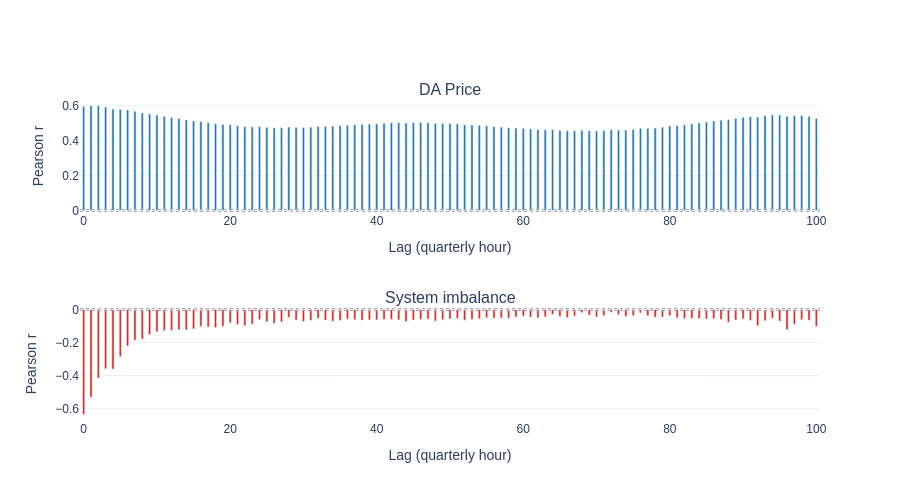

Write notebook code for a chart like this one.
### Code cell
# 2.6 — Lagged cross-correlation: pos_ip vs covariates (lags 0–32 × 15 min = 8 h)
_TITLE_IMB_CCF = "IMB Price — Cross-Correlation with Covariates (lag = ×15 min)"

MAX_LAG_I  = 100
COVARS_IMB = ["da_price", "si",]
COLORS_IMB = [C_BLUE,  C_RED]#C_ORANGE, C_GREEN,
SIG_IMB    = 1.96 / np.sqrt(len(imb))

lags_i = list(range(MAX_LAG_I + 1))
fig    = make_subplots(
    rows=2, cols=1,
    subplot_titles=[LABELS_IMB.get(c, c) for c in COVARS_IMB],
    vertical_spacing=0.3, horizontal_spacing=0.1,
)
for idx, (cov, color) in enumerate(zip(COVARS_IMB, COLORS_IMB)):
    row = idx + 1          # row 1 for da_price, row 2 for si
    ccf = [imb["pos_ip"].corr(imb[cov].shift(lag)) for lag in lags_i]
    
    fig.add_trace(go.Bar(
        x=lags_i, y=ccf, marker_color=color, name=LABELS_IMB.get(cov, cov),
    ), row=row, col=1)      # ← explicit row/col here
    
    for sign in [SIG_IMB, -SIG_IMB]:
        fig.add_hline(y=sign, line=dict(color="#aaa", dash="dot", width=1),
                      row=row, col=1)
fig.update_layout(
    template=TEMPLATE, font_family=FONT, showlegend=False,
    height=500,
)
fig['data'][0].width = 0.3
fig['data'][1].width = 0.3

fig.update_xaxes(title_text="Lag (quarterly hour)")
fig.update_yaxes(title_text="Pearson r")
save(fig, "imb_ccf_covariates.png", title=_TITLE_IMB_CCF, h=520)
fig.show()

### Figure 1 — Plotly figure (JSON) as saved in the notebook; plotly's stock layout.template omitted (floating-point values rounded to 4 significant figures)
{"data": [{"marker": {"color": "#1f77b4"}, "name": "DA Price", "type": "bar", "width": 0.3, "x": [0, 1, 2, 3, 4, 5, 6, 7, 8, 9, 10, 11, 12, 13, 14, 15, 16, 17, 18, 19, 20, 21, 22, 23, 24, 25, 26, 27, 28, 29, 30, 31, 32, 33, 34, 35, 36, 37, 38, 39, 40, 41, 42, 43, 44, 45, 46, 47, 48, 49, 50, 51, 52, 53, 54, 55, 56, 57, 58, 59, 60, 61, 62, 63, 64, 65, 66, 67, 68, 69, 70, 71, 72, 73, 74, 75, 76, 77, 78, 79, 80, 81, 82, 83, 84, 85, 86, 87, 88, 89, 90, 91, 92, 93, 94, 95, 96, 97, 98, 99, 100], "xaxis": "x", "y": [0.595, 0.5988, 0.5983, 0.5912, 0.5792, 0.5776, 0.5741, 0.5669, 0.5565, 0.5511, 0.5448, 0.5382, 0.5318, 0.5246, 0.5172, 0.5119, 0.5083, 0.5013, 0.4947, 0.4908, 0.4897, 0.4836, 0.479, 0.4775, 0.4792, 0.4749, 0.4722, 0.473, 0.4767, 0.4745, 0.4741, 0.4758, 0.48, 0.4801, 0.4811, 0.4835, 0.4864, 0.4887, 0.4914, 0.4934, 0.4945, 0.4978, 0.5004, 0.5009, 0.4991, 0.5021, 0.503, 0.5013, 0.497, 0.4978, 0.4974, 0.4947, 0.4893, 0.488, 0.4862, 0.4831, 0.4791, 0.4762, 0.4731, 0.4705, 0.4689, 0.4655, 0.462, 0.4605, 0.4612, 0.458, 0.455, 0.455, 0.4581, 0.4552, 0.4536, 0.4558, 0.461, 0.459, 0.4592, 0.4629, 0.4692, 0.469, 0.4711, 0.4758, 0.4826, 0.4845, 0.4892, 0.4944, 0.4998, 0.5049, 0.511, 0.5156, 0.5184, 0.5265, 0.5327, 0.5353, 0.5338, 0.5416, 0.5461, 0.5447, 0.5379, 0.5422, 0.5425, 0.537, 0.5267], "yaxis": "y"}, {"marker": {"color": "#d62728"}, "name": "System imbalance", "type": "bar", "width": 0.3, "x": [0, 1, 2, 3, 4, 5, 6, 7, 8, 9, 10, 11, 12, 13, 14, 15, 16, 17, 18, 19, 20, 21, 22, 23, 24, 25, 26, 27, 28, 29, 30, 31, 32, 33, 34, 35, 36, 37, 38, 39, 40, 41, 42, 43, 44, 45, 46, 47, 48, 49, 50, 51, 52, 53, 54, 55, 56, 57, 58, 59, 60, 61, 62, 63, 64, 65, 66, 67, 68, 69, 70, 71, 72, 73, 74, 75, 76, 77, 78, 79, 80, 81, 82, 83, 84, 85, 86, 87, 88, 89, 90, 91, 92, 93, 94, 95, 96, 97, 98, 99, 100], "xaxis": "x2", "y": [-0.6349, -0.5309, -0.415, -0.359, -0.3602, -0.2854, -0.2207, -0.1858, -0.1803, -0.1521, -0.1346, -0.1281, -0.1259, -0.1232, -0.1234, -0.1175, -0.1018, -0.1058, -0.1099, -0.1019, -0.08053, -0.09119, -0.09857, -0.08902, -0.0606, -0.07481, -0.08497, -0.0755, -0.04859, -0.06382, -0.07305, -0.06649, -0.05294, -0.06421, -0.07099, -0.0672, -0.05856, -0.06189, -0.06455, -0.06259, -0.06354, -0.05981, -0.05953, -0.06329, -0.07259, -0.06349, -0.05902, -0.05794, -0.07007, -0.06231, -0.0574, -0.0537, -0.0653, -0.0602, -0.05582, -0.05002, -0.05299, -0.05167, -0.05252, -0.04589, -0.04003, -0.04659, -0.05109, -0.04523, -0.03084, -0.04193, -0.04878, -0.03962, -0.01916, -0.03426, -0.04433, -0.03834, -0.01695, -0.03191, -0.04223, -0.0376, -0.02091, -0.038, -0.04693, -0.04606, -0.03788, -0.05064, -0.05495, -0.05444, -0.05515, -0.05781, -0.05596, -0.0609, -0.07745, -0.06302, -0.05656, -0.0658, -0.09864, -0.06828, -0.05253, -0.07023, -0.1219, -0.08956, -0.06172, -0.06497, -0.1014], "yaxis": "y2"}], "layout": {"annotations": [{"font": {"size": 16}, "showarrow": false, "text": "DA Price", "x": 0.5, "xanchor": "center", "xref": "paper", "y": 1.0, "yanchor": "bottom", "yref": "paper"}, {"font": {"size": 16}, "showarrow": false, "text": "System imbalance", "x": 0.5, "xanchor": "center", "xref": "paper", "y": 0.35, "yanchor": "bottom", "yref": "paper"}], "font": {"family": "Arial"}, "height": 500, "shapes": [{"line": {"color": "#aaa", "dash": "dot", "width": 1}, "type": "line", "x0": 0, "x1": 1, "xref": "x domain", "y0": 0.006045, "y1": 0.006045, "yref": "y"}, {"line": {"color": "#aaa", "dash": "dot", "width": 1}, "type": "line", "x0": 0, "x1": 1, "xref": "x domain", "y0": -0.006045, "y1": -0.006045, "yref": "y"}, {"line": {"color": "#aaa", "dash": "dot", "width": 1}, "type": "line", "x0": 0, "x1": 1, "xref": "x2 domain", "y0": 0.006045, "y1": 0.006045, "yref": "y2"}, {"line": {"color": "#aaa", "dash": "dot", "width": 1}, "type": "line", "x0": 0, "x1": 1, "xref": "x2 domain", "y0": -0.006045, "y1": -0.006045, "yref": "y2"}], "showlegend": false, "xaxis": {"anchor": "y", "domain": [0, 1], "title": {"text": "Lag (quarterly hour)"}}, "xaxis2": {"anchor": "y2", "domain": [0, 1], "title": {"text": "Lag (quarterly hour)"}}, "yaxis": {"anchor": "x", "domain": [0.65, 1.0], "title": {"text": "Pearson r"}}, "yaxis2": {"anchor": "x2", "domain": [0, 0.35], "title": {"text": "Pearson r"}}}}
